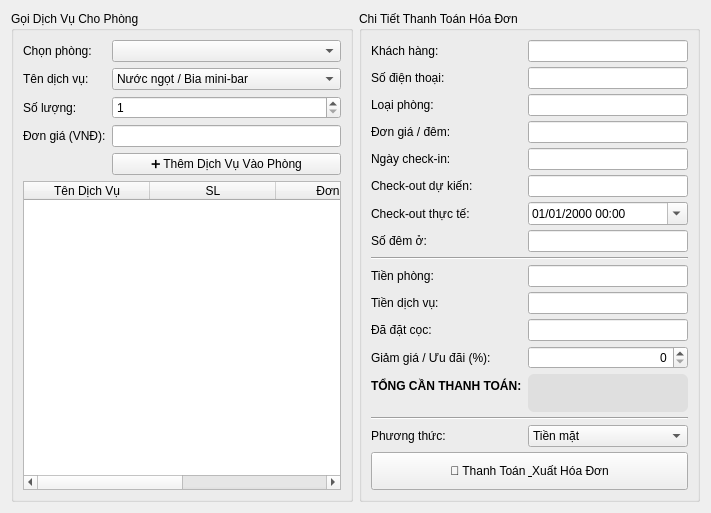
      <widget class="QWidget" name="tabBilling">
       <attribute name="title">
        <string>💳 Dịch Vụ &amp; Hóa Đơn (Billing)</string>
       </attribute>
       <layout class="QHBoxLayout" name="tab3MainLayout" stretch="1,1">
        <item>
         <widget class="QGroupBox" name="grpServiceInput">
          <property name="title">
           <string>Gọi Dịch Vụ Cho Phòng</string>
          </property>
          <layout class="QFormLayout" name="serviceFormLayout">
           <item row="0" column="0">
            <widget class="QLabel" name="lblServiceRoom">
             <property name="text">
              <string>Chọn phòng:</string>
             </property>
            </widget>
           </item>
           <item row="0" column="1">
            <widget class="QComboBox" name="cbServiceRoom"/>
           </item>
           <item row="1" column="0">
            <widget class="QLabel" name="lblServiceName">
             <property name="text">
              <string>Tên dịch vụ:</string>
             </property>
            </widget>
           </item>
           <item row="1" column="1">
            <widget class="QComboBox" name="cbServiceName">
             <item>
              <property name="text">
               <string>Nước ngọt / Bia mini-bar</string>
              </property>
             </item>
             <item>
              <property name="text">
               <string>Giặt ủi quần áo</string>
              </property>
             </item>
             <item>
              <property name="text">
               <string>Bữa sáng tại phòng</string>
              </property>
             </item>
             <item>
              <property name="text">
               <string>Dịch vụ xe đưa đón sân bay</string>
              </property>
             </item>
             <item>
              <property name="text">
               <string>Spa / Massage</string>
              </property>
             </item>
            </widget>
           </item>
           <item row="2" column="0">
            <widget class="QLabel" name="lblServiceQty">
             <property name="text">
              <string>Số lượng:</string>
             </property>
            </widget>
           </item>
           <item row="2" column="1">
            <widget class="QSpinBox" name="spinServiceQty">
             <property name="minimum">
              <number>1</number>
             </property>
             <property name="maximum">
              <number>100</number>
             </property>
             <property name="value">
              <number>1</number>
             </property>
            </widget>
           </item>
           <item row="3" column="0">
            <widget class="QLabel" name="lblServicePrice">
             <property name="text">
              <string>Đơn giá (VNĐ):</string>
             </property>
            </widget>
           </item>
           <item row="3" column="1">
            <widget class="QLineEdit" name="spinServicePrice">
             <property name="readOnly">
              <bool>true</bool>
             </property>
            </widget>
           </item>
           <item row="4" column="1">
            <widget class="QPushButton" name="btnAddService">
             <property name="text">
              <string>➕ Thêm Dịch Vụ Vào Phòng</string>
             </property>
            </widget>
           </item>
           <item row="5" column="0" colspan="2">
            <widget class="QTableWidget" name="tableRoomServices">
             <property name="editTriggers">
              <set>QAbstractItemView::EditTrigger::NoEditTriggers</set>
             </property>
             <property name="alternatingRowColors">
              <bool>true</bool>
             </property>
             <attribute name="horizontalHeaderDefaultSectionSize">
              <number>126</number>
             </attribute>
             <attribute name="verticalHeaderDefaultSectionSize">
              <number>50</number>
             </attribute>
             <column>
              <property name="text">
               <string>Tên Dịch Vụ</string>
              </property>
             </column>
             <column>
              <property name="text">
               <string>SL</string>
              </property>
             </column>
             <column>
              <property name="text">
               <string>Đơn Giá</string>
              </property>
             </column>
             <column>
              <property name="text">
               <string>Thành Tiền</string>
              </property>
             </column>
            </widget>
           </item>
          </layout>
         </widget>
        </item>
        <item>
         <widget class="QGroupBox" name="grpBillCalculation">
          <property name="title">
           <string>Chi Tiết Thanh Toán Hóa Đơn</string>
          </property>
          <layout class="QFormLayout" name="billFormLayout">
           <property name="verticalSpacing">
            <number>5</number>
           </property>
           <item row="0" column="0">
            <widget class="QLabel" name="lblStayGuest">
             <property name="text">
              <string>Khách hàng:</string>
             </property>
            </widget>
           </item>
           <item row="0" column="1">
            <widget class="QLineEdit" name="valStayGuest">
             <property name="readOnly">
              <bool>true</bool>
             </property>
            </widget>
           </item>
           <item row="1" column="0">
            <widget class="QLabel" name="lblStayPhone">
             <property name="text">
              <string>Số điện thoại:</string>
             </property>
            </widget>
           </item>
           <item row="1" column="1">
            <widget class="QLineEdit" name="valStayPhone">
             <property name="readOnly">
              <bool>true</bool>
             </property>
            </widget>
           </item>
           <item row="2" column="0">
            <widget class="QLabel" name="lblStayRoomType">
             <property name="text">
              <string>Loại phòng:</string>
             </property>
            </widget>
           </item>
           <item row="2" column="1">
            <widget class="QLineEdit" name="valStayRoomType">
             <property name="readOnly">
              <bool>true</bool>
             </property>
            </widget>
           </item>
           <item row="3" column="0">
            <widget class="QLabel" name="lblStayRate">
             <property name="text">
              <string>Đơn giá / đêm:</string>
             </property>
            </widget>
           </item>
           <item row="3" column="1">
            <widget class="QLineEdit" name="valStayRate">
             <property name="readOnly">
              <bool>true</bool>
             </property>
            </widget>
           </item>
           <item row="4" column="0">
            <widget class="QLabel" name="lblStayCheckIn">
             <property name="text">
              <string>Ngày check-in:</string>
             </property>
            </widget>
           </item>
           <item row="4" column="1">
            <widget class="QLineEdit" name="valStayCheckIn">
             <property name="readOnly">
              <bool>true</bool>
             </property>
            </widget>
           </item>
           <item row="5" column="0">
            <widget class="QLabel" name="lblStayPlannedCheckOut">
             <property name="text">
              <string>Check-out dự kiến:</string>
             </property>
            </widget>
           </item>
           <item row="5" column="1">
            <widget class="QLineEdit" name="valStayPlannedCheckOut">
             <property name="readOnly">
              <bool>true</bool>
             </property>
            </widget>
           </item>
           <item row="6" column="0">
            <widget class="QLabel" name="lblStayCheckOut">
             <property name="text">
              <string>Check-out thực tế:</string>
             </property>
            </widget>
           </item>
           <item row="6" column="1">
            <widget class="QDateTimeEdit" name="valStayCheckOut">
             <property name="calendarPopup">
              <bool>true</bool>
             </property>
             <property name="displayFormat">
              <string>dd/MM/yyyy HH:mm</string>
             </property>
            </widget>
           </item>
           <item row="7" column="0">
            <widget class="QLabel" name="lblStayNights">
             <property name="text">
              <string>Số đêm ở:</string>
             </property>
            </widget>
           </item>
           <item row="7" column="1">
            <widget class="QLineEdit" name="valStayNights">
             <property name="readOnly">
              <bool>true</bool>
             </property>
            </widget>
           </item>
           <item row="8" column="0" colspan="2">
            <widget class="Line" name="lineSep1">
             <property name="orientation">
              <enum>Qt::Orientation::Horizontal</enum>
             </property>
            </widget>
           </item>
           <item row="9" column="0">
            <widget class="QLabel" name="lblRoomCharge">
             <property name="text">
              <string>Tiền phòng:</string>
             </property>
            </widget>
           </item>
           <item row="9" column="1">
            <widget class="QLineEdit" name="txtRoomCharge">
             <property name="alignment">
              <set>Qt::AlignmentFlag::AlignRight|Qt::AlignmentFlag::AlignTrailing|Qt::AlignmentFlag::AlignVCenter</set>
             </property>
             <property name="readOnly">
              <bool>true</bool>
             </property>
            </widget>
           </item>
           <item row="10" column="0">
            <widget class="QLabel" name="lblTotalServiceCharge">
             <property name="text">
              <string>Tiền dịch vụ:</string>
             </property>
            </widget>
           </item>
           <item row="10" column="1">
            <widget class="QLineEdit" name="txtServiceCharge">
             <property name="alignment">
              <set>Qt::AlignmentFlag::AlignRight|Qt::AlignmentFlag::AlignTrailing|Qt::AlignmentFlag::AlignVCenter</set>
             </property>
             <property name="readOnly">
              <bool>true</bool>
             </property>
            </widget>
           </item>
           <item row="11" column="0">
            <widget class="QLabel" name="lblPrepaid">
             <property name="text">
              <string>Đã đặt cọc:</string>
             </property>
            </widget>
           </item>
           <item row="11" column="1">
            <widget class="QLineEdit" name="txtPrepaidDeposit">
             <property name="alignment">
              <set>Qt::AlignmentFlag::AlignRight|Qt::AlignmentFlag::AlignTrailing|Qt::AlignmentFlag::AlignVCenter</set>
             </property>
             <property name="readOnly">
              <bool>true</bool>
             </property>
            </widget>
           </item>
           <item row="12" column="0">
            <widget class="QLabel" name="lblDiscount">
             <property name="text">
              <string>Giảm giá / Ưu đãi (%):</string>
             </property>
            </widget>
           </item>
           <item row="12" column="1">
            <widget class="QSpinBox" name="spinDiscount">
             <property name="alignment">
              <set>Qt::AlignmentFlag::AlignRight|Qt::AlignmentFlag::AlignTrailing|Qt::AlignmentFlag::AlignVCenter</set>
             </property>
             <property name="maximum">
              <number>100</number>
             </property>
            </widget>
           </item>
           <item row="13" column="0">
            <widget class="QLabel" name="lblTotalAmount">
             <property name="font">
              <font>
               <bold>true</bold>
              </font>
             </property>
             <property name="text">
              <string>TỔNG CẦN THANH TOÁN:</string>
             </property>
            </widget>
           </item>
           <item row="13" column="1">
            <widget class="QLineEdit" name="txtFinalTotal">
             <property name="minimumSize">
              <size>
               <width>0</width>
               <height>38</height>
              </size>
             </property>
             <property name="font">
              <font>
               <pointsize>14</pointsize>
               <bold>true</bold>
              </font>
             </property>
             <property name="styleSheet">
              <string notr="true">QLineEdit { background-color: rgba(127,127,127,0.12); border: none; border-radius: 6px; padding: 2px 8px; }</string>
             </property>
             <property name="alignment">
              <set>Qt::AlignmentFlag::AlignRight|Qt::AlignmentFlag::AlignTrailing|Qt::AlignmentFlag::AlignVCenter</set>
             </property>
             <property name="readOnly">
              <bool>true</bool>
             </property>
            </widget>
           </item>
           <item row="14" column="0" colspan="2">
            <widget class="Line" name="lineSep2">
             <property name="orientation">
              <enum>Qt::Orientation::Horizontal</enum>
             </property>
            </widget>
           </item>
           <item row="15" column="0">
            <widget class="QLabel" name="lblPaymentMethod">
             <property name="text">
              <string>Phương thức:</string>
             </property>
            </widget>
           </item>
           <item row="15" column="1">
            <widget class="QComboBox" name="cbPaymentMethod">
             <item>
              <property name="text">
               <string>Tiền mặt</string>
              </property>
             </item>
             <item>
              <property name="text">
               <string>Chuyển khoản</string>
              </property>
             </item>
             <item>
              <property name="text">
               <string>Thẻ (POS)</string>
              </property>
             </item>
            </widget>
           </item>
           <item row="16" column="0" colspan="2">
            <layout class="QHBoxLayout" name="billActionsLayout" stretch="2">
             <item>
              <widget class="QPushButton" name="btnCheckOutAndPrint">
               <property name="minimumSize">
                <size>
                 <width>0</width>
                 <height>38</height>
                </size>
               </property>
               <property name="text">
                <string>🧾 Thanh Toán &amp; Xuất Hóa Đơn</string>
               </property>
              </widget>
             </item>
            </layout>
           </item>
          </layout>
         </widget>
        </item>
       </layout>
      </widget>
